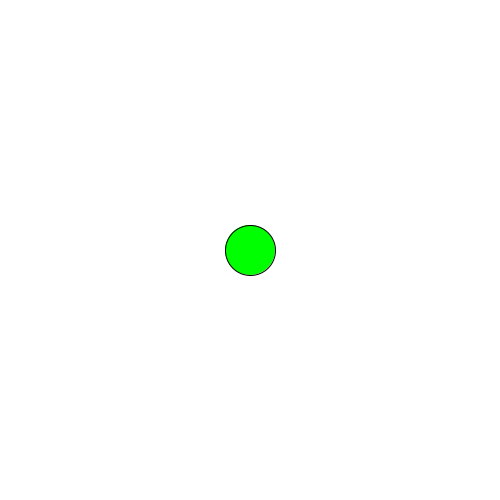
Frame 1 (no input)
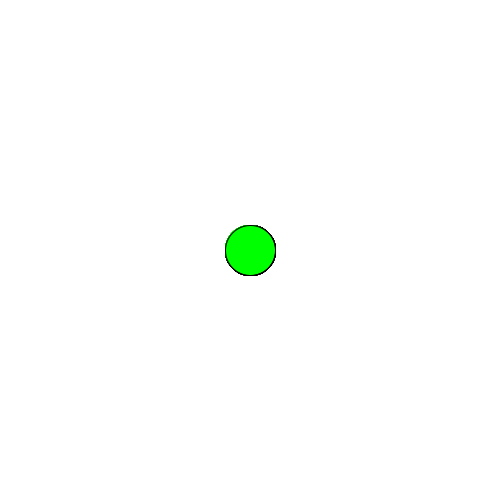
Frame 60 (the mouse pressed at the canvas centre just before this capture)
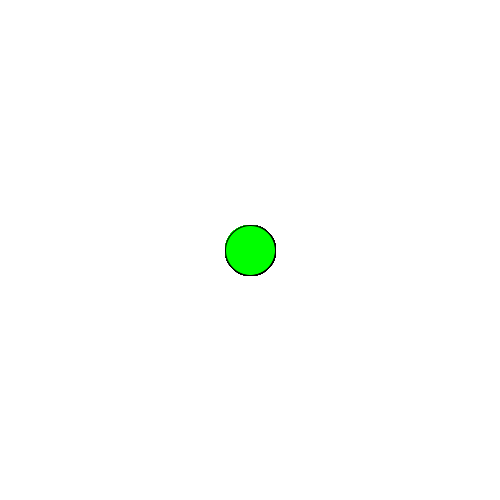
Frame 120 (the mouse held since frame 60 and released just before this capture)

The Processing sketch that drew these frames (run headless with seeded random() and noise(); from frame 60 on, the mouse is pressed at the canvas centre):

// Processing sketch: processing_127282
// ── processing_127282.pde

int counter;

void setup() {  //setup function called initially, only once
  size(500, 500);
  background(255);  //set background white
 
}

void draw() {  //draw function loops 
 fill(0,255,0);
 ellipse(250,250,50,50);
 }
